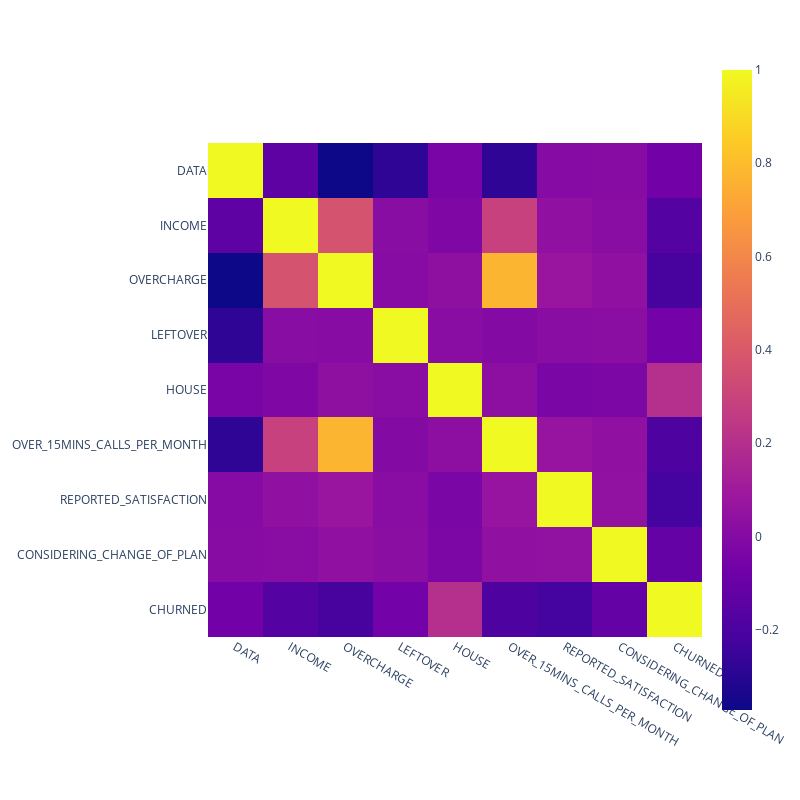

Here is the notebook cell this chart was saved with:
### Code cell
corr = df_training.corr()

fig = px.imshow(corr, width=800, height=800)
fig.show()

### Figure 1 — Plotly figure (JSON) as saved in the notebook; plotly's stock layout.template omitted (floating-point values rounded to 4 significant figures)
{"data": [{"coloraxis": "coloraxis", "hovertemplate": "x: %{x}<br>y: %{y}<br>color: %{z}<extra></extra>", "name": "0", "type": "heatmap", "x": ["DATA", "INCOME", "OVERCHARGE", "LEFTOVER", "HOUSE", "OVER_15MINS_CALLS_PER_MONTH", "REPORTED_SATISFACTION", "CONSIDERING_CHANGE_OF_PLAN", "CHURNED"], "xaxis": "x", "y": ["DATA", "INCOME", "OVERCHARGE", "LEFTOVER", "HOUSE", "OVER_15MINS_CALLS_PER_MONTH", "REPORTED_SATISFACTION", "CONSIDERING_CHANGE_OF_PLAN", "CHURNED"], "yaxis": "y", "z": [[1, -0.1343, -0.3725, -0.2814, -0.03971, -0.2854, 0.0004649, 0.007062, -0.06694], [-0.1343, 1, 0.3691, 0.0125, -0.01946, 0.2865, 0.04267, 0.01694, -0.1689], [-0.3725, 0.3691, 1, 0.01003, 0.03424, 0.7741, 0.07269, 0.04178, -0.213], [-0.2814, 0.0125, 0.01003, 1, 0.01424, -0.001836, 0.01474, 0.02414, -0.06317], [-0.03971, -0.01946, 0.03424, 0.01424, 1, 0.03153, -0.03627, -0.02669, 0.1999], [-0.2854, 0.2865, 0.7741, -0.001836, 0.03153, 1, 0.06402, 0.03805, -0.1928], [0.0004649, 0.04267, 0.07269, 0.01474, -0.03627, 0.06402, 1, 0.04484, -0.2223], [0.007062, 0.01694, 0.04178, 0.02414, -0.02669, 0.03805, 0.04484, 1, -0.1171], [-0.06694, -0.1689, -0.213, -0.06317, 0.1999, -0.1928, -0.2223, -0.1171, 1]]}], "layout": {"coloraxis": {"colorscale": [[0, "#0d0887"], [0.1111, "#46039f"], [0.2222, "#7201a8"], [0.3333, "#9c179e"], [0.4444, "#bd3786"], [0.5556, "#d8576b"], [0.6667, "#ed7953"], [0.7778, "#fb9f3a"], [0.8889, "#fdca26"], [1, "#f0f921"]]}, "height": 800, "margin": {"t": 60}, "width": 800, "xaxis": {"anchor": "y", "constrain": "domain", "domain": [0, 1], "scaleanchor": "y"}, "yaxis": {"anchor": "x", "autorange": "reversed", "constrain": "domain", "domain": [0, 1]}}}
